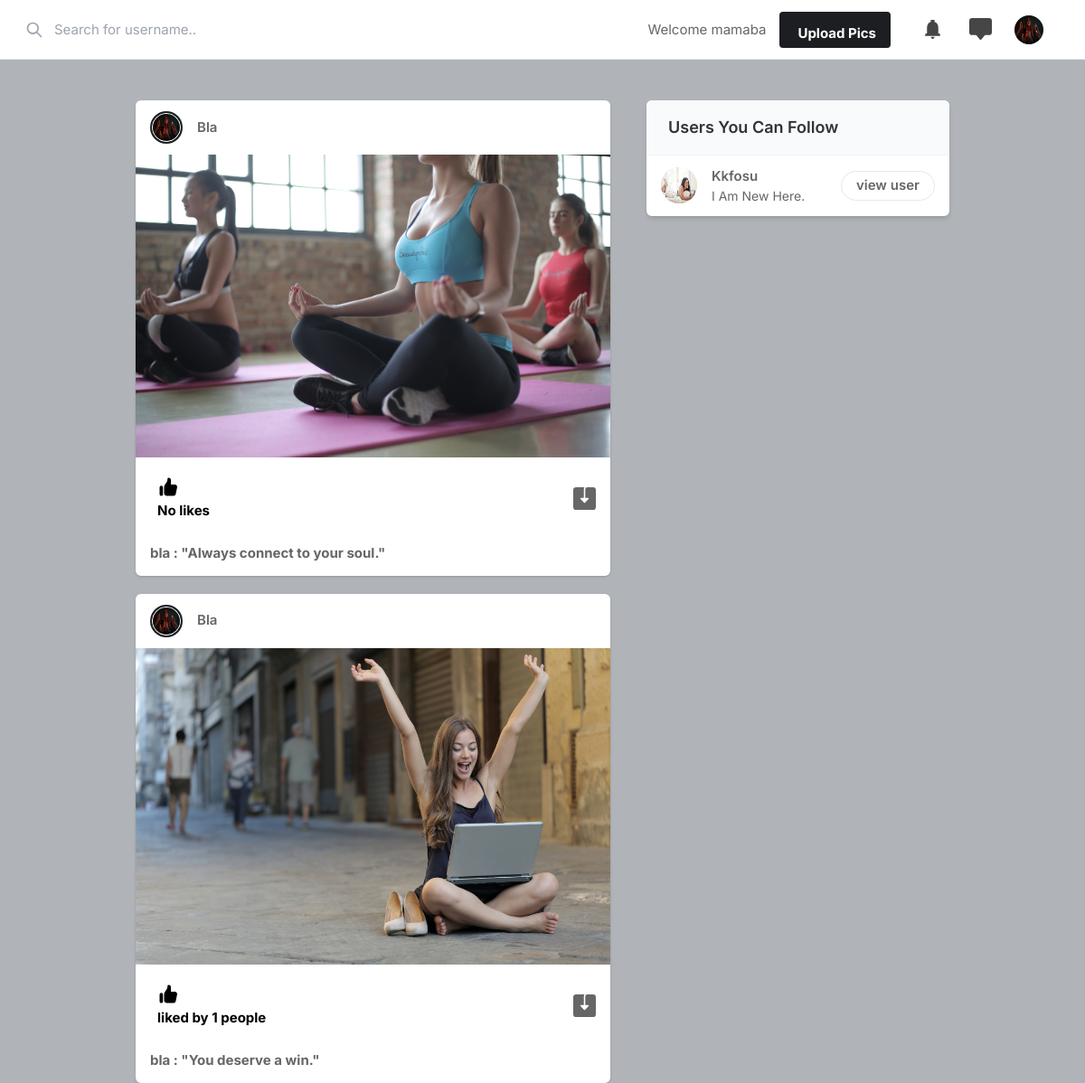
Screenshot of / (signed in) with the database file from the repository.
### core/models.py (models this page shows, shortened)
class Profile(models.Model):
    user = models.ForeignKey(user, on_delete=models.CASCADE)
    id_user = models.IntegerField()
    bio = models.TextField(blank=True)
    Profileimg = models.ImageField(upload_to='profile_images', default='blank-profile-picture.png' )
    location = models.CharField(max_length=100, blank=True)
    timeStamp = models.DateTimeField(auto_now_add=True, blank=True)

class Post(models.Model):
    id = models.UUIDField(primary_key=True, default= uuid.uuid4)
    user = models.CharField(max_length=100)
    image = models.ImageField(upload_to='post_images')
    caption =models.TextField()
    timeStamp = models.DateTimeField(default=datetime.now)
    no_of_likes = models.IntegerField(default=0)

### core/views.py (the view)
# urls.py: path('', views.index, name='index'),
@login_required(login_url='signin')
def index(request):
    user_object = User.objects.get(username=request.user.username)
    user_profile = Profile.objects.get(user=user_object)
    user_following_list = []
    feed = []
    user_following = FollowersCount.objects.filter(follower = request.user.username)
    for users in user_following:
        user_following_list.append(users.user)
    for usernames in user_following_list:
        feed_list = Post.objects.filter(user=usernames)
        feed.append(feed_list)
    feed_list = list (chain(*feed))
    all_users = User.objects.all()
    user_following_all = []
    for user in user_following:
        user_list = User.objects.get(username = user.user)
        user_following_all.append(user_list)
    new_suggestion_list = [x for x in list(all_users) if (x not in list(user_following_all))]
    current_user = User.objects.filter(username = request.user.username)
    final_suggestion_list = [x for x in list(new_suggestion_list) if (x not in list(current_user))]
    random.shuffle(final_suggestion_list)
    username_profile = []
    username_profile_list = []
    for users in final_suggestion_list:
        username_profile.append(users.id)
    for ids in username_profile:
        profile_lists = Profile.objects.filter(id_user = ids)
        username_profile_list.append(profile_lists)
    suggestions_username_profile_list =  list(chain(*username_profile_list))
    return render(request, 'index.html', {'user_profile':user_profile,
                                          'posts':feed_list,
                                          'suggestions_username_profile_list':suggestions_username_profile_list[:4]})

### templates/index.html (shortened to what this page needs)
{% load static %}
<!DOCTYPE html>
<html lang="en">
<head>
    <link rel="stylesheet" href="{% static 'assets/css/icons.css' %}">
    <link rel="stylesheet" href="{% static 'assets/css/uikit.css' %}">
    <link rel="stylesheet" href="{% static 'assets/css/style.css' %}">
    <link rel="stylesheet" href="{% static 'assets/css/tailwind.css' %}">
</head>
<body>
            <header>
                <div class="header_inner">
                    <div class="left-side">
                        <div class="header_search">
                            <input type="text" placeholder="Search for username..">
                            <div class="icon-search">
                                <svg xmlns="http://www.w3.org/2000/svg" fill="none" viewBox="0 0 24 24"
                                    stroke="currentColor">
                                    <path stroke-linecap="round" stroke-linejoin="round" stroke-width="2"
                                        d="M21 21l-6-6m2-5a7 7 0 11-14 0 7 7 0 0114 0z" />
                                </svg>
                            </div>
                        </div>
                    </div>
                    <div class="right-side lg:pr-4">
                         <p style="margin-right: 1em;">Welcome {{user_profile.user.username}}</p>
                        <a href="#"
                            class="bg-pink-500 flex font-bold hidden hover:bg-pink-600 hover:text-white inline-block items-center lg:block max-h-10 mr-4 px-4 py-2 rounded shado text-white">
                             Upload Pics
                        </a>
                        <a href="#" class="header-links-item">
                        </a>
                        <a href="#" class="header-links-item">
                        </a>
                        <a href="#">
                            <img src="{{user_profile.Profileimg.url}}" class="header-avatar" alt="">
                        </a>
                    </div>
                </div>
            </header>
            <div class="container m-auto">
                <div class="lg:flex justify-center lg:space-x-10 lg:space-y-0 space-y-5">
                    <div class="space-y-5 flex-shrink-0 lg:w-7/12">
                        {% for post in posts reversed  %}
                        <div class="bg-white shadow rounded-md  -mx-2 lg:mx-0">
                            <div class="flex justify-between items-center px-4 py-3">
                                <div class="flex flex-1 items-center space-x-4">
                                    <a href="{{user_profile.Profileimg.url}}">
                                        <div class="bg-gradient-to-tr from-yellow-600 to-pink-600 p-0.5 rounded-full">
                                            <img src="{{user_profile.Profileimg.url}}" class="bg-gray-200 border border-white rounded-full w-8 h-8">
                                        </div>
                                    </a>
                                    <a href="/profile/{{post.user}}">
                                        <span class="block capitalize font-semibold "> {{post.user}} </span></a>
                                </div>
                              <div>
                                <a href="#"> <i class="icon-feather-more-horizontal text-2xl hover:bg-gray-200 rounded-full p-2 transition -mr-1 "></i> </a>
                              </div>
                            </div>
                            <div uk-lightbox>
                                <a href="{{post.image.url}}">
                                    <img src="{{post.image.url}}" alt="img">
                                </a>
                            </div>
                            <div class="py-3 px-4 space-y-3">
                                <div class="flex space-x-4 lg:font-bold">
                                    <a href="/like_post?post_id={{post.id}}" class="flex items-center space-x-2">
                                        <div class="p-2 rounded-full text-black">
                                            {% if post.no_of_likes == 0  %}
                                                <p>No likes</p>
                                            {% elif post.no_likes == 1 %}
                                                <p>liked by {{post.no_of_likes}} person</p>
                                            {% else %}
                                                <p>liked by {{post.no_of_likes}} people</p>
                                            {% endif %}
                                        </div>
                                    </a>
                                    <a href="{{post.image.url}}" class="flex items-center space-x-2 flex-1 justify-end" title="download" download="">
                                    </a>
                                </div>
                                <div class="flex items-center space-x-3">
                                    <p><a href="/profile/{{post.user}}" >
                                        <strong>
                                            {{post.user}}</a> : <a href="#">"{{post.caption}}"</a>
                                    </p>
                                </div>
                            </div>
                        </div>
                    {% endfor %}
                    </div>
                    <div class="lg:w-5/12">
                        <div class="bg-white  shadow-md rounded-md overflow-hidden">
                            <div class="bg-gray-50  border-b border-gray-100 flex items-baseline justify-between py-4 px-6 ">
                                <h2 class="font-semibold text-lg">Users You Can Follow</h2>
                            </div>
                            <div class="divide-gray-300 divide-gray-50 divide-opacity-50 divide-y px-4 ">
                                {% for suggestion in suggestions_username_profile_list  %}
                                <div class="flex items-center justify-between py-3">
                                    <div class="flex flex-1 items-center space-x-4">
                                        <a href="{{suggestion.Profileimg.url }}">
                                            <img src="{{suggestion.Profileimg.url }}" class="bg-gray-200 rounded-full w-10 h-10">
                                        </a>
                                        <div class="flex flex-col">
                                            <span class="block capitalize font-semibold"> {{suggestion.user}} </span>
                                            <span class="block capitalize text-sm"> {{suggestion.bio}} </span>
                                        </div>
                                    </div>
                                    <a href="/profile/{{suggestion.user}}" class="border border-gray-200 font-semibold px-4 py-1 rounded-full hover:bg-pink-600 hover:text-white hover:border-pink-600 "> view user </a>
                                </div>
                                {% endfor %}
                            </div>
                        </div>
                    </div>
                </div>
            </div>
</body>
</html>

### static/assets/css/style.css (style rules this page uses)
body { background-color: #B0B3B8!important; }
input { height: 48px; line-height: 48px; padding: 0 20px; outline: none; font-size: 15px; color: #808080; max-width: 100%; width: 100%; -webkit-box-sizing: border-box; box-sizing: border-box; display: block; font-weight: 400; opacity: 1; border-radius: 4px; border: none; -webkit-box-shadow: 0 1px 4px 0px rgba(0, 0, 0, 0.12); box-shadow: 0 1px 4px 0px rgba(0, 0, 0, 0.12); }
input[type="text"], input[type="password"], input[type="email"], input[type="number"] { height: 48px; line-height: 48px; padding: 0 20px; outline: none; font-size: 15px; color: #808080; max-width: 100%; width: 100%; -webkit-box-sizing: border-box; box-sizing: border-box; display: block; font-weight: 400; opacity: 1; border-radius: 4px; border: none; -webkit-box-shadow: 0 1px 4px 0px rgba(0, 0, 0, 0.12); box-shadow: 0 1px 4px 0px rgba(0, 0, 0, 0.12); }
input { -webkit-transition: all 0.1s ease-in-out; transition: all 0.1s ease-in-out; }
::placeholder { color: #808080; opacity: 1; }
a { color: #be185d; -webkit-transition: 0.3s; transition: 0.3s; outline: none !important; }
img { max-width: 100%; }
body { color: #666; font-size: 15px; line-height: 27px; background-color: #f0f2f5; font-family: "Inter", sans-serif; text-transform: none; }
body p { font-size: 15px; line-height: 27px; }
h1, h2, h3, h4, h5, h6 { font-family: "Inter", sans-serif; text-transform: none; }
input[type="text"], input[type="password"], input[type="email"] { font-family: "Inter", sans-serif; text-transform: none; }
h1, h2, h3, h4, h5, h6 { color: #333; font-weight: 500; margin: 0; padding: 0; }
h2 { font-size: 26px; }
b, strong { font-weight: 700 !important; }
@media (min-width: 1024px) { .container { max-width: 900px !important; padding-top: 45px; } }
header { background-color: #fff; left: 0; right: 0; top: 0; z-index: 99; height: 66px; display: -webkit-box; display: -ms-flexbox; display: flex; -webkit-box-align: center; -ms-flex-align: center; align-items: center; border-bottom: 1px solid #e5e7eb; }
header .header_inner { display: -webkit-box; display: -ms-flexbox; display: flex; -webkit-box-align: center; -ms-flex-align: center; align-items: center; max-width: 1090px; margin: auto; width: 100%; max-width: 100% !important; padding: 0 30px; }
header .header_inner .left-side { display: -webkit-box; display: -ms-flexbox; display: flex; -webkit-box-align: center; -ms-flex-align: center; align-items: center; }
header .header_inner .left-side .header_search { position: relative; }
header .header_inner .left-side .header_search input { margin: 0; height: 42px; -webkit-box-shadow: none; box-shadow: none; padding-left: 30px; width: 400px; background-color: transparent; }
header .header_inner .left-side .header_search .icon-search { width: 2.5rem; position: absolute; top: 0; left: 0; margin-left: -.75rem; height: 100%; display: -webkit-box; display: -ms-flexbox; display: flex; -webkit-box-pack: center; -ms-flex-pack: center; justify-content: center; -webkit-box-align: center; -ms-flex-align: center; align-items: center; }
header .header_inner .left-side .header_search .icon-search svg { width: 20px; color: #9ca3af; }
header .header_inner .right-side { display: -webkit-box; display: -ms-flexbox; display: flex; -webkit-box-align: center; -ms-flex-align: center; align-items: center; -webkit-box-pack: end; -ms-flex-pack: end; justify-content: flex-end; margin-left: auto; }
header .header_inner .right-side .header-links-item { padding: 10px; margin-left: 8px; }
header .header_inner .right-side .header-links-item svg { width: 25px; height: 25px; color: #464646; }
header .header_inner .right-side .header-avatar { width: 32px; height: 32px; border-radius: 100%; margin-left: 15px; }

### rows the page displays
Profile: user.username "mamaba", Profileimg (picture)
Post: Profileimg (picture), user "Bla", image (picture), no_of_likes "No likes", user "bla", caption "Always connect to your soul."
Post: Profileimg (picture), user "Bla", image (picture), no_of_likes "1", user "bla", caption "You deserve a win."
Profile: Profileimg (picture), user "Kkfosu", bio "I Am New Here."
